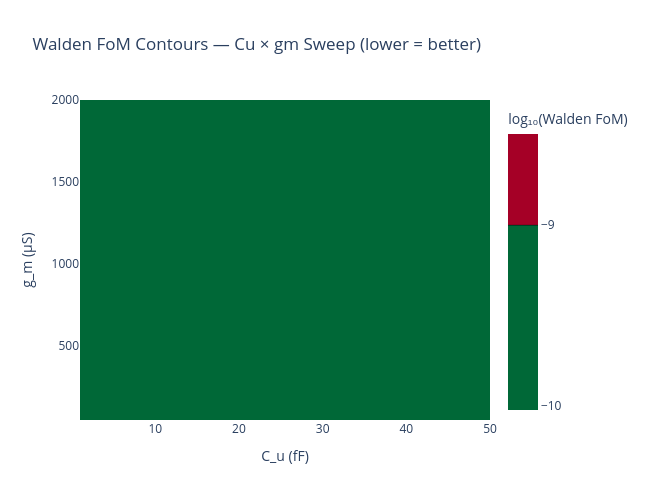

Write notebook code for a chart like this one.
### Markdown cell above
### 3.4 Walden FoM Contour

### Code cell
fom_vals = sweep_cu_gm['walden_fom']

fig_fom = plot_fom_contour(
    x_vals=x_fF, y_vals=y_uS,
    z_vals=np.log10(fom_vals + 1e-30),  # log scale for readability
    x_name='C_u (fF)', y_name='g_m (µS)',
    z_name='log₁₀(Walden FoM)',
    title='Walden FoM Contours — Cu × gm Sweep (lower = better)',
)
fig_fom.show()

### Figure 1 — Plotly figure (JSON) as saved in the notebook; plotly's stock layout.template omitted (floating-point values rounded to 4 significant figures; data arrays with more than 128 entries replaced by an {"elided": "..."} marker saying what was removed)
{"data": [{"colorbar": {"title": {"text": "log₁₀(Walden FoM)"}}, "colorscale": [[0, "rgb(0,104,55)"], [0.1, "rgb(26,152,80)"], [0.2, "rgb(102,189,99)"], [0.3, "rgb(166,217,106)"], [0.4, "rgb(217,239,139)"], [0.5, "rgb(255,255,191)"], [0.6, "rgb(254,224,139)"], [0.7, "rgb(253,174,97)"], [0.8, "rgb(244,109,67)"], [0.9, "rgb(215,48,39)"], [1, "rgb(165,0,38)"]], "contours": {"labelfont": {"size": 10}, "showlabels": true}, "type": "contour", "x": [1.0, 3.579, 6.158, 8.737, 11.32, 13.89, 16.47, 19.05, 21.63, 24.21, 26.79, 29.37, 31.95, 34.53, 37.11, 39.68, 42.26, 44.84, 47.42, 50.0], "y": [50.0, 152.6, 255.3, 357.9, 460.5, 563.2, 665.8, 768.4, 871.1, 973.7, 1076.0, 1179.0, 1282.0, 1384.0, 1487.0, 1589.0, 1692.0, 1795.0, 1897.0, 2000.0], "z": {"elided": "20x20 float values"}}], "layout": {"height": 500, "title": {"text": "Walden FoM Contours — Cu × gm Sweep (lower = better)"}, "width": 650, "xaxis": {"title": {"text": "C_u (fF)"}}, "yaxis": {"title": {"text": "g_m (µS)"}}}}
